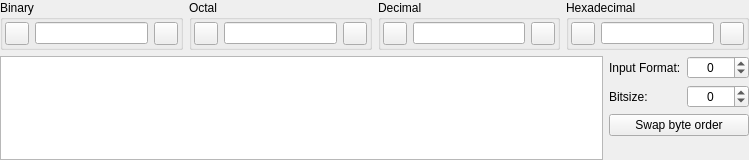
<?xml version="1.0" encoding="UTF-8"?>
<ui version="4.0">
 <class>NumbersWidget</class>
 <widget class="QWidget" name="NumbersWidget">
  <property name="geometry">
   <rect>
    <x>0</x>
    <y>0</y>
    <width>749</width>
    <height>160</height>
   </rect>
  </property>
  <property name="windowTitle">
   <string>Numbers Formats</string>
  </property>
  <layout class="QGridLayout" name="gridLayout_2">
   <property name="leftMargin">
    <number>0</number>
   </property>
   <property name="topMargin">
    <number>0</number>
   </property>
   <property name="rightMargin">
    <number>0</number>
   </property>
   <property name="bottomMargin">
    <number>0</number>
   </property>
   <item row="0" column="0" colspan="2">
    <layout class="QHBoxLayout" name="horizontalLayout_6">
     <item>
      <widget class="QGroupBox" name="binaryGroup">
       <property name="title">
        <string>Binary</string>
       </property>
       <layout class="QHBoxLayout" name="horizontalLayout_2">
        <property name="leftMargin">
         <number>2</number>
        </property>
        <property name="topMargin">
         <number>2</number>
        </property>
        <property name="rightMargin">
         <number>2</number>
        </property>
        <property name="bottomMargin">
         <number>2</number>
        </property>
        <item>
         <widget class="QToolButton" name="binInButton">
          <property name="toolTip">
           <string>Press to import the selected binary number</string>
          </property>
         </widget>
        </item>
        <item>
         <widget class="QLineEdit" name="binEdit">
          <property name="toolTip">
           <string>Enter the binary number</string>
          </property>
          <property name="maxLength">
           <number>64</number>
          </property>
         </widget>
        </item>
        <item>
         <widget class="QToolButton" name="binOutButton">
          <property name="toolTip">
           <string>Press to send the binary number to the current editor</string>
          </property>
         </widget>
        </item>
       </layout>
      </widget>
     </item>
     <item>
      <widget class="QGroupBox" name="octalGroup">
       <property name="title">
        <string>Octal</string>
       </property>
       <layout class="QHBoxLayout" name="horizontalLayout_3">
        <property name="leftMargin">
         <number>2</number>
        </property>
        <property name="topMargin">
         <number>2</number>
        </property>
        <property name="rightMargin">
         <number>2</number>
        </property>
        <property name="bottomMargin">
         <number>2</number>
        </property>
        <item>
         <widget class="QToolButton" name="octInButton">
          <property name="toolTip">
           <string>Press to import the selected octal number</string>
          </property>
         </widget>
        </item>
        <item>
         <widget class="QLineEdit" name="octEdit">
          <property name="toolTip">
           <string>Enter the octal number</string>
          </property>
          <property name="maxLength">
           <number>24</number>
          </property>
         </widget>
        </item>
        <item>
         <widget class="QToolButton" name="octOutButton">
          <property name="toolTip">
           <string>Press to send the octal number to the current editor</string>
          </property>
         </widget>
        </item>
       </layout>
      </widget>
     </item>
     <item>
      <widget class="QGroupBox" name="decimalGroup">
       <property name="title">
        <string>Decimal</string>
       </property>
       <layout class="QHBoxLayout" name="horizontalLayout_4">
        <property name="leftMargin">
         <number>2</number>
        </property>
        <property name="topMargin">
         <number>2</number>
        </property>
        <property name="rightMargin">
         <number>2</number>
        </property>
        <property name="bottomMargin">
         <number>2</number>
        </property>
        <item>
         <widget class="QToolButton" name="decInButton">
          <property name="toolTip">
           <string>Press to import the selected decimal number</string>
          </property>
         </widget>
        </item>
        <item>
         <widget class="QLineEdit" name="decEdit">
          <property name="toolTip">
           <string>Enter the decimal number</string>
          </property>
          <property name="maxLength">
           <number>22</number>
          </property>
         </widget>
        </item>
        <item>
         <widget class="QToolButton" name="decOutButton">
          <property name="toolTip">
           <string>Press to send the decimal number to the current editor</string>
          </property>
         </widget>
        </item>
       </layout>
      </widget>
     </item>
     <item>
      <widget class="QGroupBox" name="hexGroup">
       <property name="title">
        <string>Hexadecimal</string>
       </property>
       <layout class="QHBoxLayout" name="horizontalLayout_5">
        <property name="leftMargin">
         <number>2</number>
        </property>
        <property name="topMargin">
         <number>2</number>
        </property>
        <property name="rightMargin">
         <number>2</number>
        </property>
        <property name="bottomMargin">
         <number>2</number>
        </property>
        <item>
         <widget class="QToolButton" name="hexInButton">
          <property name="toolTip">
           <string>Press to import the selected hex number</string>
          </property>
         </widget>
        </item>
        <item>
         <widget class="QLineEdit" name="hexEdit">
          <property name="toolTip">
           <string>Enter the hex number</string>
          </property>
          <property name="maxLength">
           <number>16</number>
          </property>
         </widget>
        </item>
        <item>
         <widget class="QToolButton" name="hexOutButton">
          <property name="toolTip">
           <string>Press to send the hex number to the current editor</string>
          </property>
         </widget>
        </item>
       </layout>
      </widget>
     </item>
    </layout>
   </item>
   <item row="1" column="0">
    <widget class="QTableView" name="binTable">
     <property name="editTriggers">
      <set>QAbstractItemView::AllEditTriggers</set>
     </property>
     <property name="tabKeyNavigation">
      <bool>false</bool>
     </property>
     <property name="showDropIndicator" stdset="0">
      <bool>false</bool>
     </property>
     <property name="dragDropOverwriteMode">
      <bool>false</bool>
     </property>
     <property name="verticalScrollMode">
      <enum>QAbstractItemView::ScrollPerPixel</enum>
     </property>
     <property name="horizontalScrollMode">
      <enum>QAbstractItemView::ScrollPerPixel</enum>
     </property>
     <property name="showGrid">
      <bool>false</bool>
     </property>
     <property name="cornerButtonEnabled">
      <bool>false</bool>
     </property>
     <attribute name="verticalHeaderVisible">
      <bool>false</bool>
     </attribute>
    </widget>
   </item>
   <item row="1" column="1">
    <layout class="QGridLayout" name="gridLayout">
     <item row="0" column="0">
      <widget class="QLabel" name="label">
       <property name="text">
        <string>Input Format:</string>
       </property>
      </widget>
     </item>
     <item row="0" column="1">
      <widget class="EricTextSpinBox" name="formatBox">
       <property name="toolTip">
        <string>Select the input format</string>
       </property>
       <property name="wrapping">
        <bool>true</bool>
       </property>
       <property name="alignment">
        <set>Qt::AlignCenter</set>
       </property>
      </widget>
     </item>
     <item row="1" column="0">
      <widget class="QLabel" name="label_2">
       <property name="text">
        <string>Bitsize:</string>
       </property>
      </widget>
     </item>
     <item row="1" column="1">
      <widget class="EricTextSpinBox" name="sizeBox">
       <property name="toolTip">
        <string>Select the bit size</string>
       </property>
       <property name="wrapping">
        <bool>true</bool>
       </property>
       <property name="alignment">
        <set>Qt::AlignCenter</set>
       </property>
      </widget>
     </item>
     <item row="2" column="0" colspan="2">
      <widget class="QPushButton" name="byteOrderButton">
       <property name="toolTip">
        <string>Press to swap the current byte order</string>
       </property>
       <property name="text">
        <string>Swap byte order</string>
       </property>
      </widget>
     </item>
     <item row="3" column="1">
      <spacer name="verticalSpacer">
       <property name="orientation">
        <enum>Qt::Vertical</enum>
       </property>
       <property name="sizeHint" stdset="0">
        <size>
         <width>62</width>
         <height>13</height>
        </size>
       </property>
      </spacer>
     </item>
    </layout>
   </item>
  </layout>
 </widget>
 <customwidgets>
  <customwidget>
   <class>EricTextSpinBox</class>
   <extends>QSpinBox</extends>
   <header>EricWidgets/EricTextSpinBox.h</header>
  </customwidget>
 </customwidgets>
 <tabstops>
  <tabstop>binInButton</tabstop>
  <tabstop>binEdit</tabstop>
  <tabstop>binOutButton</tabstop>
  <tabstop>octInButton</tabstop>
  <tabstop>octEdit</tabstop>
  <tabstop>octOutButton</tabstop>
  <tabstop>decInButton</tabstop>
  <tabstop>decEdit</tabstop>
  <tabstop>decOutButton</tabstop>
  <tabstop>hexInButton</tabstop>
  <tabstop>hexEdit</tabstop>
  <tabstop>hexOutButton</tabstop>
  <tabstop>binTable</tabstop>
  <tabstop>formatBox</tabstop>
  <tabstop>sizeBox</tabstop>
  <tabstop>byteOrderButton</tabstop>
 </tabstops>
 <resources/>
 <connections/>
</ui>
